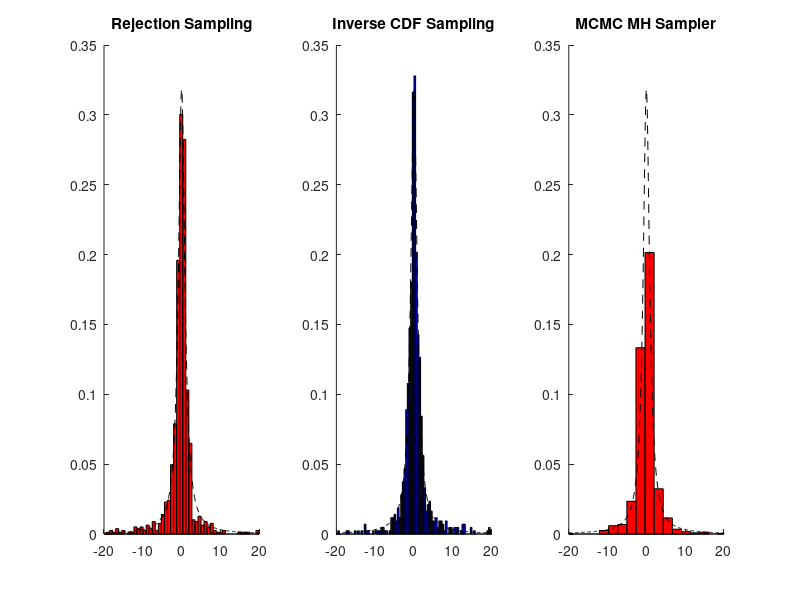

This chart was generated by the following MATLAB code: (Note: this script raises an error after producing the figure.)
% Nima Ghorbani
% Goal: sampling from a cauchy distribution
clear all; clc; close all;
rng(100);

nsamples = 1000;

invCauchyCDF = @(x) tan(pi*(x-0.5));
CauchyCDF = @(y) (1/pi)*atan(y) + 0.5;
CauchyPDF = @(y) (1/pi)*(1./(1+y.^2));

%% Rejection sampling on the interval -20 and 20
figure(100);
subplot(131);hold on;title('Rejection Sampling');
samples = zeros(1,nsamples);
sIdx = 1;
while sIdx < nsamples
    xCurrent = -20 + 40*rand;
    if rand <= CauchyPDF(xCurrent)
        samples(sIdx) = xCurrent;
        sIdx = sIdx + 1;
    end
end
[bincounts,bincenters] = hist(samples,50);
bincounts = bincounts/diff(bincenters(1:2))/nsamples;
bar(bincenters,bincounts,1,'r');
%histogram(samples,'Normalization','probability')

plot(-20:0.1:20,CauchyPDF(-20:0.1:20),'k--');% theoretical
xlim([-20,20]);
%% Inverse CDF sampling
subplot(132);hold on;title('Inverse CDF Sampling');
samples = rand(1,nsamples);
samples = arrayfun(invCauchyCDF,samples);

[bincounts,bincenters] = hist(samples,nsamples*2);
bincounts = bincounts/diff(bincenters(1:2))/nsamples;
bar(bincenters,bincounts,1,'b');

plot(-20:0.1:20,CauchyPDF(-20:0.1:20),'k--');% theoretical
xlim([-20,20]);
%% Metropolis-Hastings Sampler
subplot(133);hold on;title('MCMC MH Sampler')
proposalDist = @(x,m) (1/sqrt(2*pi))*exp(-0.5*(x-m)^2); % proposal distribution

numThin = 100; % thinning, to get independent samples
samples = zeros(1,nsamples);

for sIdx = 2:nsamples
    xCurrent = normrnd(0,1);%samples(sIdx-1);
    for i = 1:numThin
        xCand = normrnd(xCurrent,1); % normal centered around current x
        alpha = proposalDist(xCurrent,xCand) * CauchyPDF(xCand)/( proposalDist(xCand,xCurrent) * CauchyPDF(xCurrent)); % acceptance ratio
        if alpha >= 1
           xCurrent = xCand;
        elseif rand < alpha
           xCurrent = xCand;
        end
        samples(sIdx) = xCurrent;
    end
end
[bincounts,bincenters] = hist(samples,20);
bincounts = bincounts/diff(bincenters(1:2))/nsamples;
bar(bincenters,bincounts,1,'r');
plot(-20:0.1:20,CauchyPDF(-20:0.1:20),'k--');% theoretical
xlim([-20,20]);
suptitle('Sampling from a cauchy distribution')

